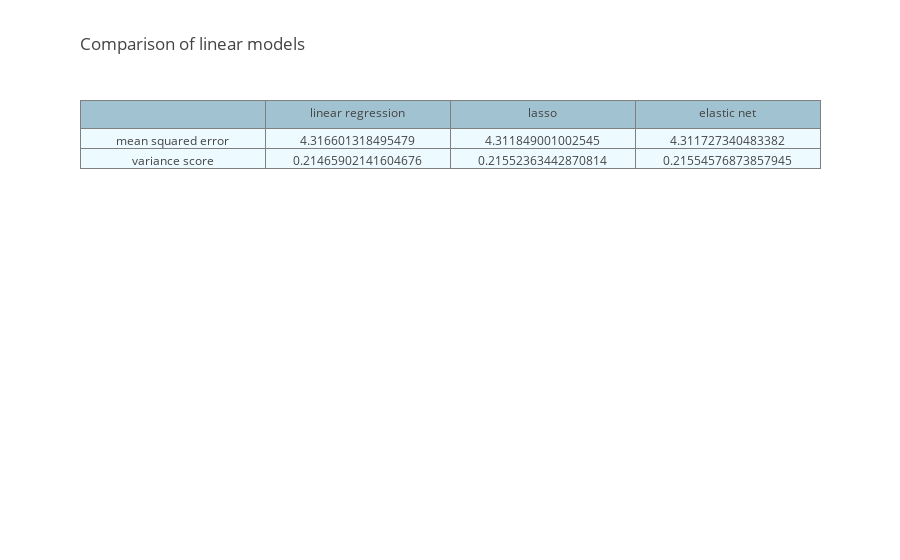

Here is the notebook cell this chart was saved with:
### Code cell
import plotly
import plotly.plotly as py
import plotly.graph_objs as go
from plotly import tools
from plotly.offline import download_plotlyjs, init_notebook_mode, plot, iplot
init_notebook_mode(connected=True)

trace = go.Table(
    header=dict(values=[""]+[name for name in names], 
                fill = dict(color='#a1c3d1')),
    cells=dict(values=results, 
              fill = dict(color='#EDFAFF')))

layout = go.Layout(
    title=go.layout.Title(
        text='Comparison of linear models',
        xref='paper',
        x=0
    )
)
fig = go.Figure(data=[trace], layout=layout)
iplot(fig)

### Figure 1 — Plotly figure (JSON) as saved in the notebook; plotly's stock layout.template omitted (floating-point values rounded to 4 significant figures)
{"data": [{"cells": {"fill": {"color": "#EDFAFF"}, "values": [["mean squared error", "variance score"], [4.317, 0.2147], [4.312, 0.2155], [4.312, 0.2155]]}, "header": {"fill": {"color": "#a1c3d1"}, "values": ["", "linear regression", "lasso", "elastic net"]}, "type": "table", "uid": "bcc71095-179a-49c7-b2c0-6df8b1080b04"}], "layout": {"title": {"text": "Comparison of linear models", "x": 0, "xref": "paper"}}}
